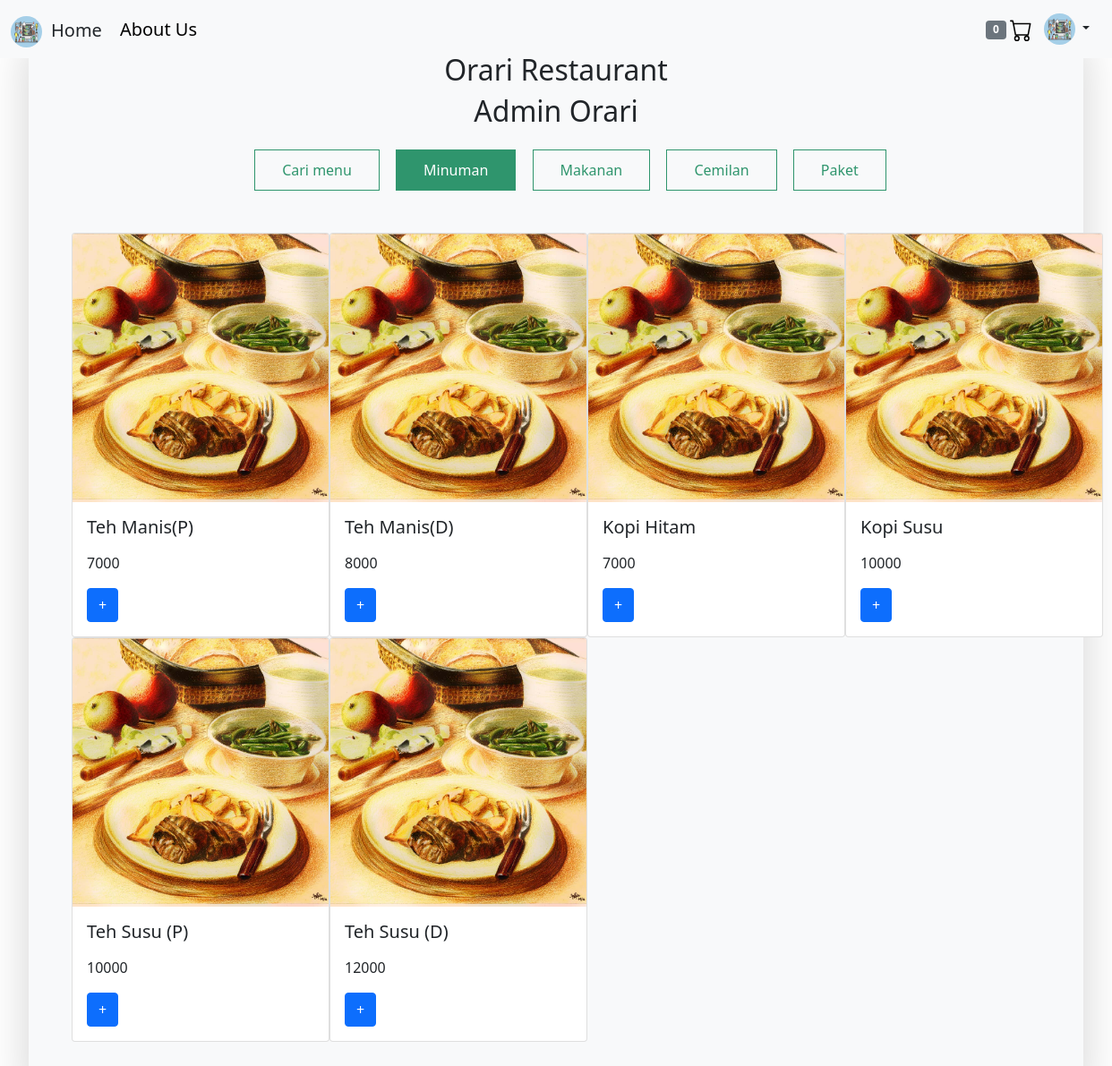
Page /halamanminuman.php (signed in) on the committed database.
### tables this page shows
CREATE TABLE `menu` (
  `id_menu` int(11) NOT NULL,
  `nama_menu` varchar(30) NOT NULL,
  `gambar` varchar(30) NOT NULL,
  `info_menu` text NOT NULL,
  `harga` int(10) NOT NULL,
  `kategori` int(1) NOT NULL,
  `ketersidiaan` int(5) NOT NULL
);

### functiontampilminuman.php (the view)
<?php
$query = "SELECT * FROM menu WHERE kategori = 2 ";
$hasil = mysqli_query($koneksi, $query);
$banyakdata = 0;
foreach ($hasil as $data){
  if($banyakdata%4 == 0){
    echo "</tr>";
  }
  if($banyakdata % 4 == 0){
    echo "<tr>
    <td>
      <div class='card' style='width: 18rem;'>
        <img src='img/menu_makanan.jpg' class='card-img-top' alt='img/menu_makanan.jpg'>
        <div class='card-body'>
          <h5 class='card-title'>$data[nama_menu]</h5>
          <p class='card-text'>$data[info_menu]</p>
          <p class='card-text'>$data[harga]</p>
          <form action='' method='get'>
            <input type='text' value='$data[id_menu]' hidden name='id_pesanan_baru'>
            <button class='btn btn-primary' type='submit' name='addMakanan'>+</button>
          </form>
        </div>
      </div>
    </td>
    <td>";
    $banyakdata++;
  }elseif($banyakdata % 4 != 0){
    echo "
    <td>
      <div class='card' style='width: 18rem;'>
        <img src='img/menu_makanan.jpg' class='card-img-top' alt='img/menu_makanan.jpg'>
        <div class='card-body'>
          <h5 class='card-title'>$data[nama_menu]</h5>
          <p class='card-text'>$data[info_menu]</p>
          <p class='card-text'>$data[harga]</p>
          <form action='' method='get'>
            <input type='text' value='$data[id_menu]' hidden name='id_pesanan_baru'>
            <button class='btn btn-primary' type='submit' name='addMakanan'>+</button>
          </form>
        </div>
      </div>
    </td>
    <td>";
    $banyakdata++;
  }
}
echo "</tr>"
?>

### css/sidebar.css (style rules this page uses)
body { font-family: 'roboto',sans-serif; }
* { margin: 0; padding: 0; list-style: none; text-decoration: none; }

### rows in the picture
menu: nama_menu "Teh Manis(P)", harga "7000"
menu: nama_menu "Teh Manis(D)", harga "8000"
menu: nama_menu "Kopi Hitam", harga "7000"
menu: nama_menu "Kopi Susu", harga "10000"
menu: nama_menu "Teh Susu (P)", harga "10000"
menu: nama_menu "Teh Susu (D)", harga "12000"

### other values in the picture
$_SESSION['nama'] "Admin Orari"
